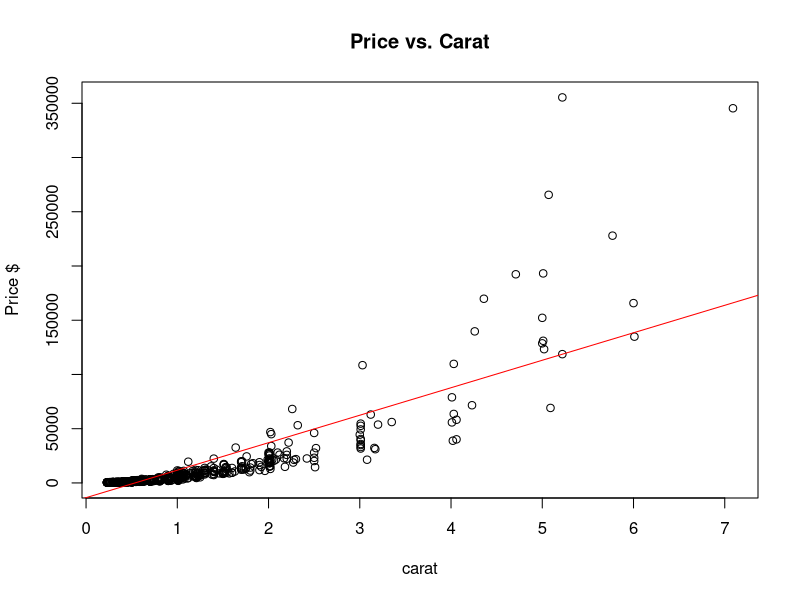
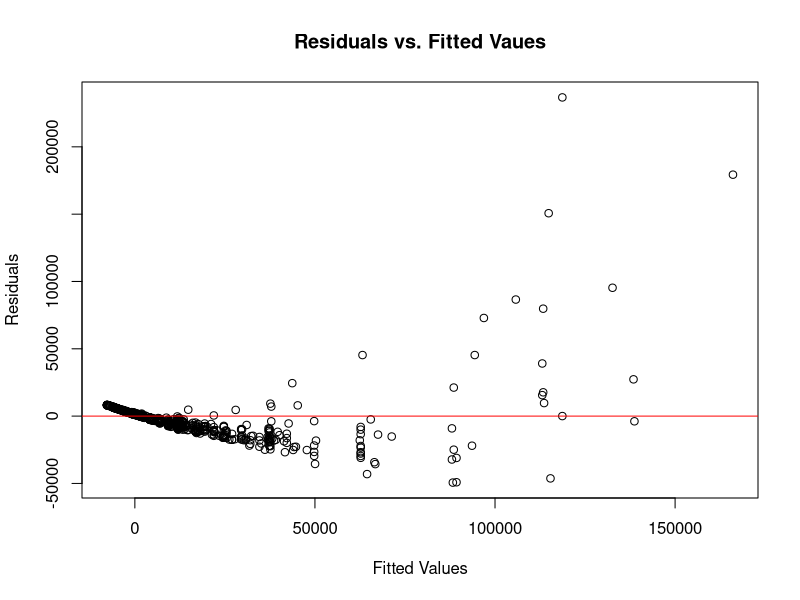
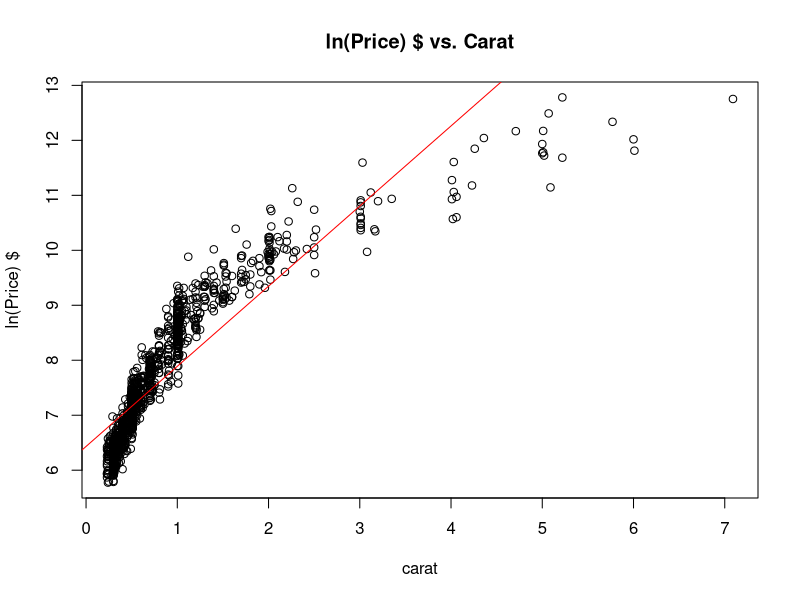
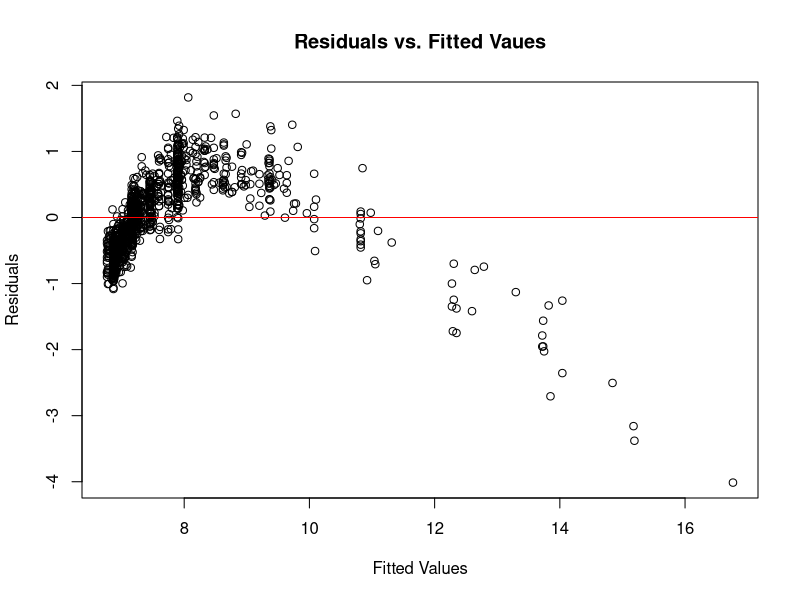
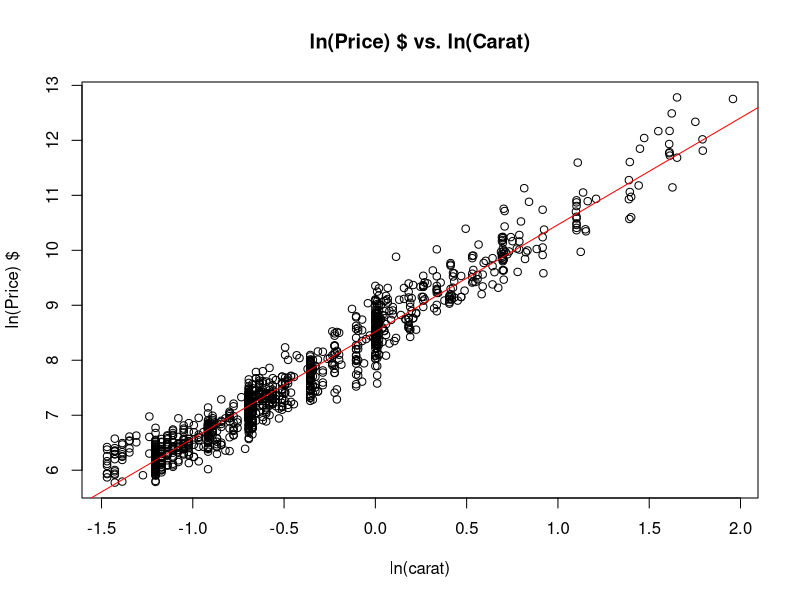
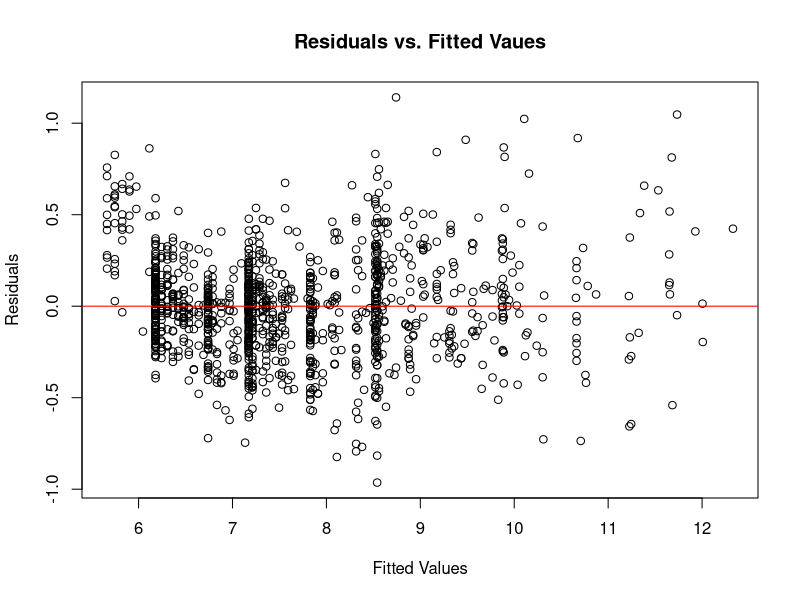
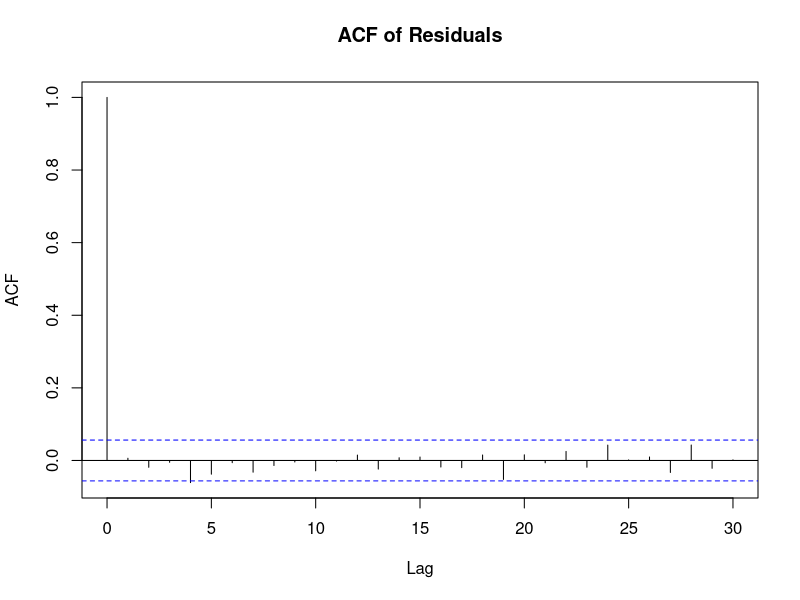
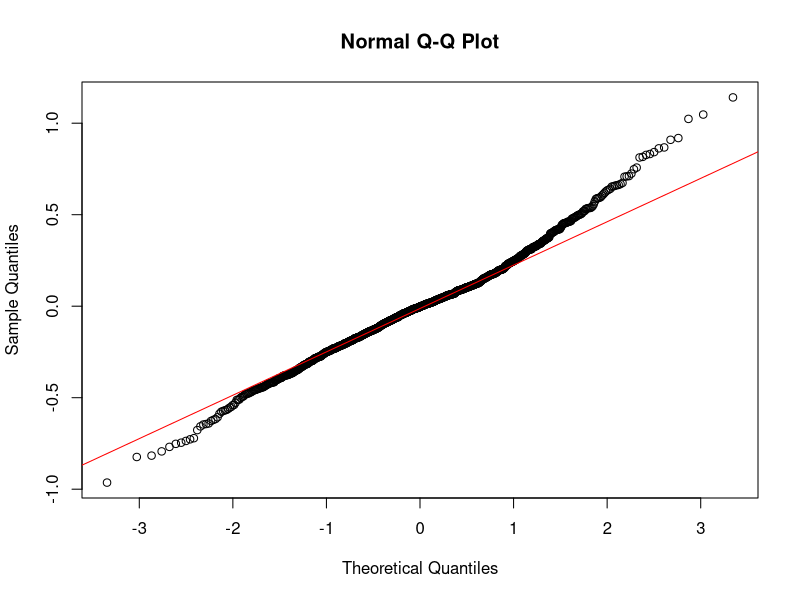

Here is the R script that generated these plots, in order: (Note: this script raises an error after producing the figures.)
## ---- chunk 1
knitr::opts_chunk$set(echo = TRUE)
library(MASS)
## ---- chunk 2
data <- read.csv("diamonds4.csv", header=TRUE)
attach(data)
names(data)
summary(data)

## ---- chunk 3
results <- lm(price~carat)

plot(carat, price, xlab="carat", ylab = "Price $", main="Price vs. Carat")
abline(results, col="red")

plot(results$fitted.values, results$residuals, xlab = "Fitted Values", ylab = "Residuals", main = "Residuals vs. Fitted Vaues")
abline(h=0, col="red")
## ---- chunk 4
price.log = log(price)
results.log <- lm(price.log~carat)

#Scatter Plot
plot(carat, price.log, xlab="carat", ylab = "ln(Price) $", main="ln(Price) $ vs. Carat")
abline(results.log, col="red")

#Residual Plot
plot(results.log$fitted.values, results.log$residuals, xlab = "Fitted Values", ylab = "Residuals", main = "Residuals vs. Fitted Vaues")
abline(h=0, col="red")
## ---- chunk 5
carat.log = log(carat)
results.loglog <- lm(price.log~carat.log)

#Scatter Plot
plot(carat.log, price.log, xlab="ln(carat)", ylab = "ln(Price) $", main="ln(Price) $ vs. ln(Carat)")
abline(results.loglog, col="red")

#Residual Plot
plot(results.loglog$fitted.values, results.loglog$residuals, xlab = "Fitted Values", ylab = "Residuals", main = "Residuals vs. Fitted Vaues")
abline(h=0, col="red")

#ACF Plot
acf(results.loglog$residuals, main="ACF of Residuals")

#QQ Plot
qqnorm(results.loglog$residuals)
qqline(results.loglog$residuals, col="red")

#Summary
summary(results.loglog)
anova(results.loglog)


## ---- chunk 6
boxcox(results.loglog)
boxcox(results, lambda = seq(-1, 2, .05))
